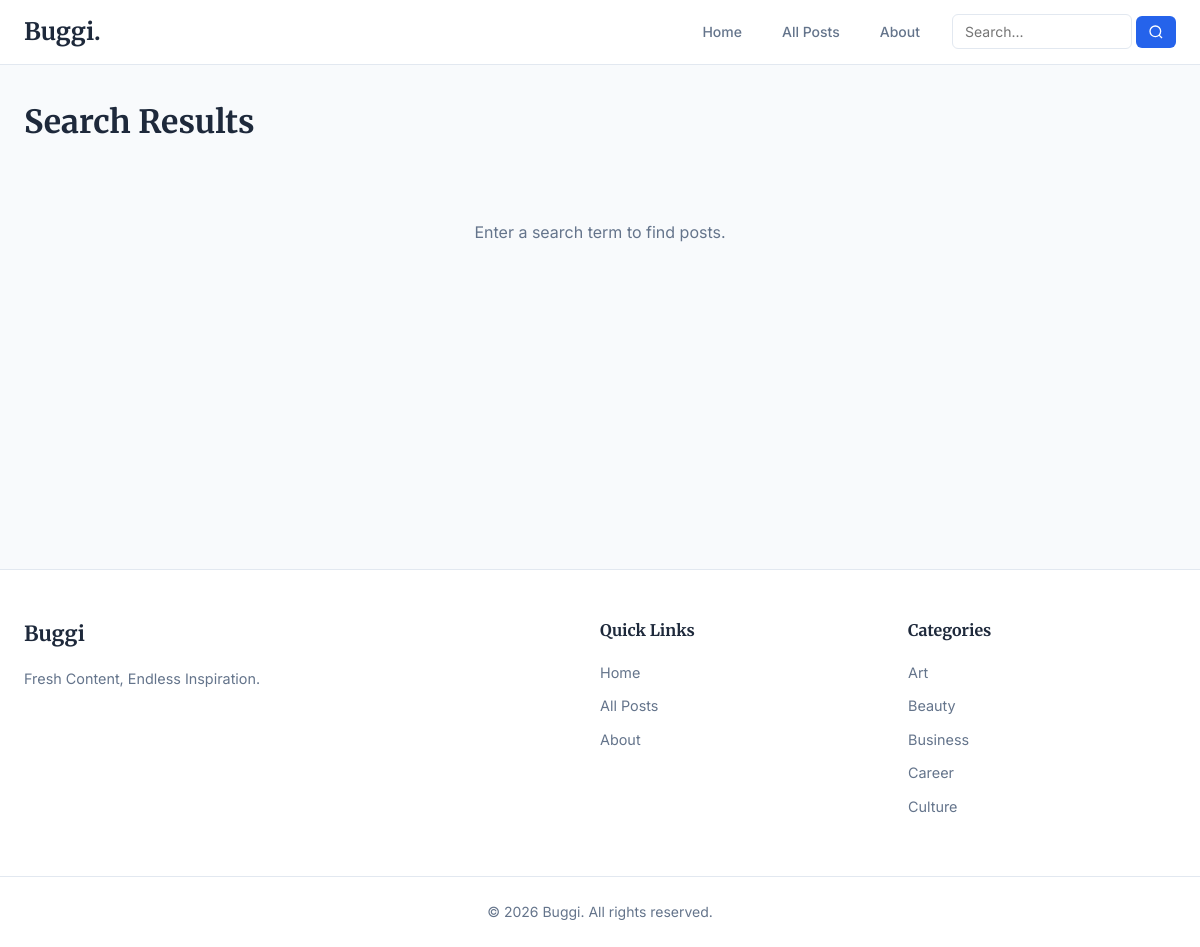
The app's page /search/ with its own data.
### blog/models.py (models this page shows, shortened)
class Category(models.Model):
    name = models.CharField(max_length=100, unique=True)
    slug = models.SlugField(max_length=100, unique=True)
    description = models.TextField(blank=True)
    class Meta:
        verbose_name_plural = "categories"
        ordering = ['name']
    def get_absolute_url(self):
        return reverse('blog:category_posts', kwargs={'slug': self.slug})

### blog/views.py (the view, shortened to what this page needs)
# urls.py: path('search/', views.SearchView.as_view(), name='search'),
class SearchView(ListView):
    model = Post
    template_name = 'blog/search_results.html'
    context_object_name = 'posts'
    paginate_by = 9
    def get_queryset(self):
        query = self.request.GET.get('q', '')
        return Post.objects.none()
    def get_context_data(self, **kwargs):
        context = super().get_context_data(**kwargs)
        context['query'] = self.request.GET.get('q', '')
        context['categories'] = Category.objects.all()
        context['tags'] = Tag.objects.all()
        return context

### blog/templates/blog/search_results.html (shortened to what this page needs)
{% extends 'blog/base.html' %}
{% load humanize %}
{% block content %}
<section class="section">
    <div class="section-header">
        <h1>Search Results</h1>
    </div>
    <div class="posts-grid">
        {% for post in posts %}
        <article class="post-card">
            {% if post.featured_image %}
            <div class="post-card-image">
                <img src="{{ post.featured_image.url }}" alt="{{ post.title }}">
            </div>
            {% endif %}
            <div class="post-card-content">
                <span class="badge">{{ post.category.name|default:"Uncategorized" }}</span>
                <h3><a href="{{ post.get_absolute_url }}">{{ post.title }}</a></h3>
                <p>{{ post.summary|default:post.content|truncatewords:20 }}</p>
                <div class="meta">
                    <span>{{ post.author.get_full_name|default:post.author.username }}</span>
                    <span>{{ post.published_at|naturalday }}</span>
                </div>
            </div>
        </article>
        {% empty %}
        {% if query %}
        <p class="empty-message">No results found for "{{ query }}". Try a different search term.</p>
        {% else %}
        <p class="empty-message">Enter a search term to find posts.</p>
        {% endif %}
        {% endfor %}
    </div>
</section>
{% endblock %}

### blog/templates/blog/base.html (shortened to what this page needs)
<!DOCTYPE html>
<html lang="en">
<head>
    {% load static %}
    <link rel="stylesheet" href="{% static 'blog/css/style.css' %}">
</head>
<body>
    <header class="header">
        <nav class="navbar">
            <div class="nav-brand">
                <a href="{% url 'blog:home' %}">Buggi.</a>
            </div>
            <ul class="nav-menu">
                <li><a href="{% url 'blog:home' %}" class="{% if request.resolver_match.url_name == 'home' %}active{% endif %}">Home</a></li>
                <li><a href="{% url 'blog:post_list' %}" class="{% if request.resolver_match.url_name == 'post_list' %}active{% endif %}">All Posts</a></li>
                <li><a href="{% url 'blog:about' %}" class="{% if request.resolver_match.url_name == 'about' %}active{% endif %}">About</a></li>
                <li>
                    <form class="search-form" action="{% url 'blog:search' %}" method="get">
                        <input type="text" name="q" placeholder="Search..." value="{{ request.GET.q|default:'' }}">
                        <button type="submit" aria-label="Search">
                            <svg width="16" height="16" viewBox="0 0 24 24" fill="none" stroke="currentColor" stroke-width="2">
                                <circle cx="11" cy="11" r="8"></circle>
                                <path d="m21 21-4.35-4.35"></path>
                            </svg>
                        </button>
                    </form>
                </li>
            </ul>
        </nav>
    </header>
    <main class="main-content">
        {% block content %}{% endblock %}
    </main>
    <footer class="footer">
        <div class="footer-content">
            <div class="footer-section">
                <h3>Buggi</h3>
                <p>Fresh Content, Endless Inspiration.</p>
            </div>
            <div class="footer-section">
                <h4>Quick Links</h4>
                <ul>
                    <li><a href="{% url 'blog:home' %}">Home</a></li>
                    <li><a href="{% url 'blog:post_list' %}">All Posts</a></li>
                    <li><a href="{% url 'blog:about' %}">About</a></li>
                </ul>
            </div>
            <div class="footer-section">
                <h4>Categories</h4>
                <ul>
                    {% for cat in categories|slice:":5" %}
                    <li><a href="{{ cat.get_absolute_url }}">{{ cat.name }}</a></li>
                    {% empty %}
                    <li>No categories yet</li>
                    {% endfor %}
                </ul>
            </div>
        </div>
        <div class="footer-bottom">
            <p>&copy; {% now "Y" %} Buggi. All rights reserved.</p>
        </div>
    </footer>
</body>
</html>

### blog/static/blog/css/style.css (style rules this page uses)
*, *::before, *::after { margin: 0; padding: 0; box-sizing: border-box; }
:root { --color-primary: #2563eb; --color-primary-dark: #1d4ed8; --color-primary-light: #dbeafe; --color-secondary: #64748b; --color-accent: #0ea5e9; --color-bg: #f8fafc; --color-surface: #ffffff; --color-text: #1e293b; --color-text-muted: #64748b; --color-border: #e2e8f0; --color-success: #22c55e; --color-danger: #ef4444; --color-warning: #f59e0b; --shadow-sm: 0 1px 2px 0 rgb(0 0 0 / 0.05); --shadow-md: 0 4px 6px -1px rgb(0 0 0 / 0.1), 0 2px 4px -2px rgb(0 0 0 / 0.1); --shadow-lg: 0 10px 15px -3px rgb(0 0 0 / 0.1), 0 4px 6px -4px rgb(0 0 0 / 0.1); --radius-sm: 6px; --radius-md: 10px; --radius-lg: 16px; --transition: all 0.2s ease; --max-width: 1200px; --font-body: 'Inter', -apple-system, BlinkMacSystemFont, sans-serif; --font-heading: 'Merriweather', Georgia, serif; }
html { scroll-behavior: smooth; }
body { font-family: var(--font-body); color: var(--color-text); background-color: var(--color-bg); line-height: 1.6; -webkit-font-smoothing: antialiased; }
a { color: var(--color-primary); text-decoration: none; transition: var(--transition); }
.header { background: var(--color-surface); border-bottom: 1px solid var(--color-border); position: sticky; top: 0; z-index: 100; }
.navbar { max-width: var(--max-width); margin: 0 auto; padding: 0 24px; display: flex; align-items: center; justify-content: space-between; height: 64px; }
.nav-brand a { font-family: var(--font-heading); font-size: 1.5rem; font-weight: 700; color: var(--color-text); }
.nav-menu { display: flex; align-items: center; gap: 8px; list-style: none; }
.nav-menu a { display: block; padding: 8px 16px; color: var(--color-text-muted); font-weight: 500; font-size: 0.875rem; border-radius: var(--radius-sm); transition: var(--transition); }
.search-form { display: flex; align-items: center; gap: 4px; margin-left: 8px; }
.search-form input { padding: 8px 12px; border: 1px solid var(--color-border); border-radius: var(--radius-sm); font-size: 0.875rem; width: 180px; transition: var(--transition); font-family: var(--font-body); }
.search-form button { background: var(--color-primary); color: white; border: none; padding: 8px 12px; border-radius: var(--radius-sm); cursor: pointer; transition: var(--transition); display: flex; align-items: center; justify-content: center; }
.main-content { max-width: var(--max-width); margin: 0 auto; padding: 32px 24px; min-height: calc(100vh - 64px - 280px); }
.section { margin-bottom: 48px; }
.section-header { display: flex; align-items: center; justify-content: space-between; margin-bottom: 24px; flex-wrap: wrap; gap: 16px; }
.section-header h1, .section-header h2 { font-family: var(--font-heading); font-size: 1.75rem; font-weight: 700; color: var(--color-text); }
.section-header h1 { font-size: 2rem; }
.posts-grid { display: grid; grid-template-columns: repeat(auto-fill, minmax(320px, 1fr)); gap: 24px; }
.empty-message { text-align: center; color: var(--color-text-muted); padding: 48px; font-size: 1rem; grid-column: 1 / -1; }
.footer { background: var(--color-surface); border-top: 1px solid var(--color-border); margin-top: 48px; }
.footer-content { max-width: var(--max-width); margin: 0 auto; padding: 48px 24px; display: grid; grid-template-columns: 2fr 1fr 1fr; gap: 40px; }
.footer-section h3, .footer-section h4 { font-family: var(--font-heading); margin-bottom: 16px; }
.footer-section h3 { font-size: 1.3rem; }
.footer-section h4 { font-size: 1rem; }
.footer-section p { color: var(--color-text-muted); font-size: 0.9rem; line-height: 1.6; }
.footer-section ul { list-style: none; }
.footer-section ul li { margin-bottom: 8px; }
.footer-section ul a { color: var(--color-text-muted); font-size: 0.9rem; transition: var(--transition); }
.footer-bottom { max-width: var(--max-width); margin: 0 auto; padding: 24px; text-align: center; border-top: 1px solid var(--color-border); color: var(--color-text-muted); font-size: 0.875rem; }

### records on screen
Category: name "Art"
Category: name "Beauty"
Category: name "Business"
Category: name "Career"
Category: name "Culture"
